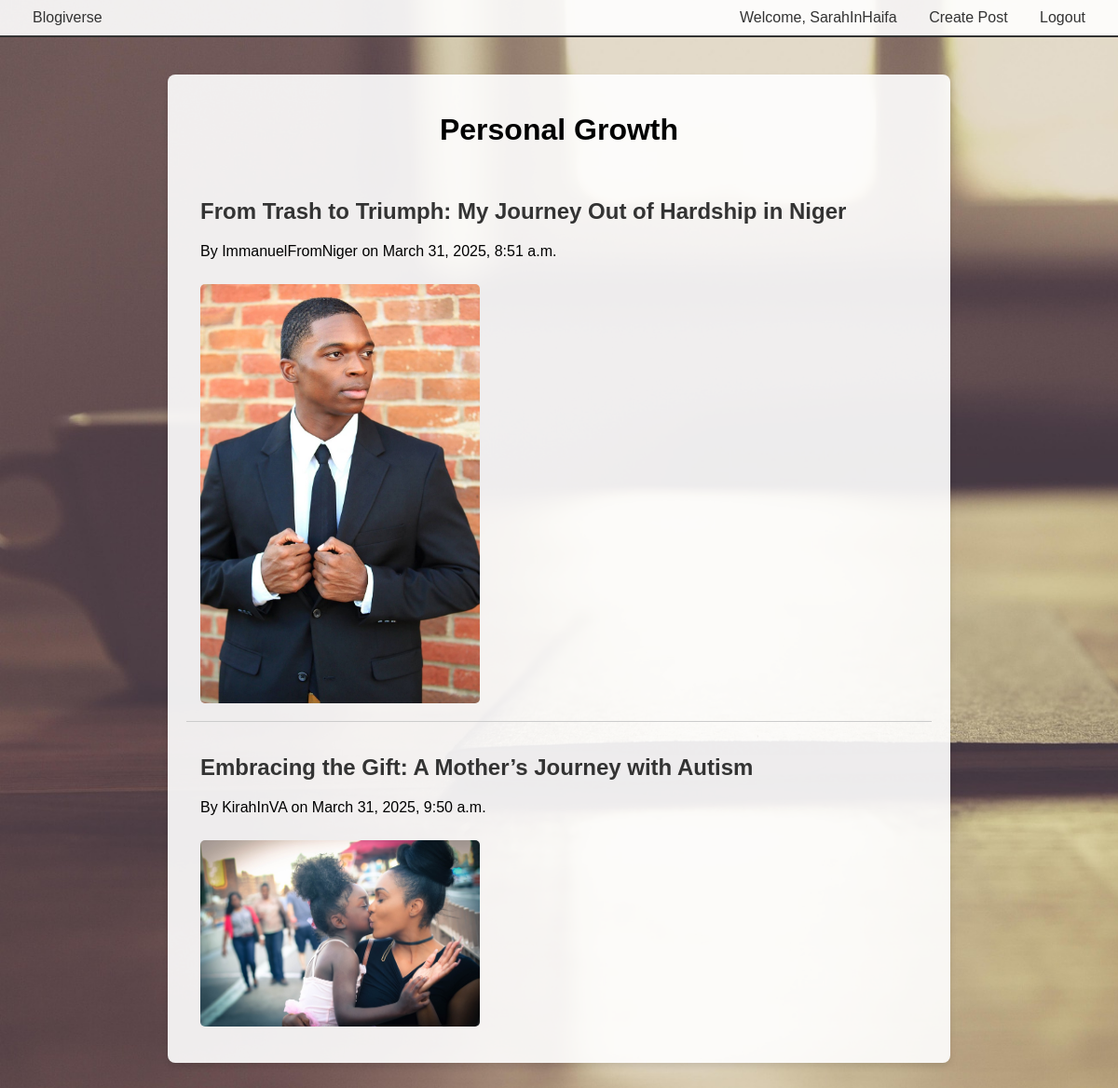
Page /blogs/Personal Growth/ (signed in) on the committed database.
### blogs/models.py (models this page shows, shortened)
class Forum(models.Model):
    name = models.CharField(max_length=100, unique=True)
    description = models.TextField(blank=True)
    created_at = models.DateTimeField(auto_now_add=True)

class BlogPost(models.Model):
    title = models.CharField(max_length=200)
    content = models.TextField()
    author = models.ForeignKey(User, on_delete=models.CASCADE)
    forum = models.ForeignKey(Forum, on_delete=models.CASCADE, default=1)
    created_at = models.DateTimeField(auto_now_add=True)
    photo = models.ImageField(upload_to='blog_photos/', blank=True, null=True)
    likes = models.ManyToManyField(User, related_name='liked_posts', blank=True)

### blogs/views.py (the view)
# urls.py: path('blogs/<str:forum_name>/', views.topic_list, name='topic_list'),  # Moved down
def topic_list(request, forum_name):
    forum = get_object_or_404(Forum, name=forum_name)
    posts = BlogPost.objects.filter(forum=forum)
    return render(request, 'blogs/topic_list.html', {'forum': forum, 'posts': posts})

### templates/blogs/topic_list.html (shortened to what this page needs)
{% extends 'base.html' %}
{% block content %}
    <div class="topic-container">
        <h1>{{ forum.name }}</h1>
        {% for post in posts %}
            <div class="post-item">
                <h2><a href="{% url 'blog_detail' post_id=post.id %}">{{ post.title }}</a></h2>
                <p>By {{ post.author }} on {{ post.created_at }}</p>
                {% if post.photo %}
                    <img src="{{ post.photo.url }}" alt="{{ post.title }}">
                {% endif %}
            </div>
        {% endfor %}
    </div>
{% endblock %}

### templates/base.html (shortened to what this page needs)
<!DOCTYPE html>
<html lang="en">
<head>
</head>
<body>
    <div class="navbar">
        <a href="{% url 'home' %}">Blogiverse</a>
        <div>
            {% if user.is_authenticated %}
                <a href="#">Welcome, {{ user.username }}</a>
                <a href="{% url 'create_post' %}">Create Post</a>
                <a href="{% url 'account_logout' %}">Logout</a>
            {% else %}
                <a href="{% url 'account_login' %}">Login</a>
                <a href="{% url 'account_signup' %}">Sign Up</a>
            {% endif %}
        </div>
    </div>
    <div class="content">
        {% block content %}{% endblock %}
    </div>
</body>
</html>

### templates/base.html (style rules this page uses)
body { font-family: Arial, sans-serif; margin: 0; background-image: url('/static/images/background.jpg'); background-size: cover; min-height: 100vh; }
.navbar { background-color: rgba(255, 255, 255, 0.9); padding: 10px 20px; border-bottom: 2px solid #333; display: flex; justify-content: space-between; align-items: center; }
.navbar a { color: #333; text-decoration: none; margin: 0 15px; }
.content { padding: 20px; }

### templates/blogs/topic_list.html (style rules this page uses)
body { background-image: url('/static/images/background.jpg'); background-size: cover; min-height: 100vh; margin: 0; }
.topic-container { max-width: 800px; margin: 20px auto; padding: 20px; background-color: rgba(255, 255, 255, 0.9); border-radius: 8px; box-shadow: 0 4px 6px rgba(0, 0, 0, 0.1); }
.topic-container h1 { text-align: center; margin-bottom: 20px; }
.post-item { padding: 15px; border-bottom: 1px solid #ccc; }
.post-item:last-child { border-bottom: none; }
.post-item a { color: #333; text-decoration: none; font-weight: bold; }
.post-item img { max-width: 300px; max-height: 450px; width: auto; height: auto; border-radius: 5px; margin-top: 10px; }

### rows in the picture
Forum: name "Personal Growth"
BlogPost: title "From Trash to Triumph: My Journey Out of Hardship in Niger", author "ImmanuelFromNiger", created_at "March 31, 2025, 8:51 a.m.", photo (picture)
BlogPost: title "Embracing the Gift: A Mother’s Journey with Autism", author "KirahInVA", created_at "March 31, 2025, 9:50 a.m.", photo (picture)

### other values in the picture
{{ user.username }} "SarahInHaifa"
